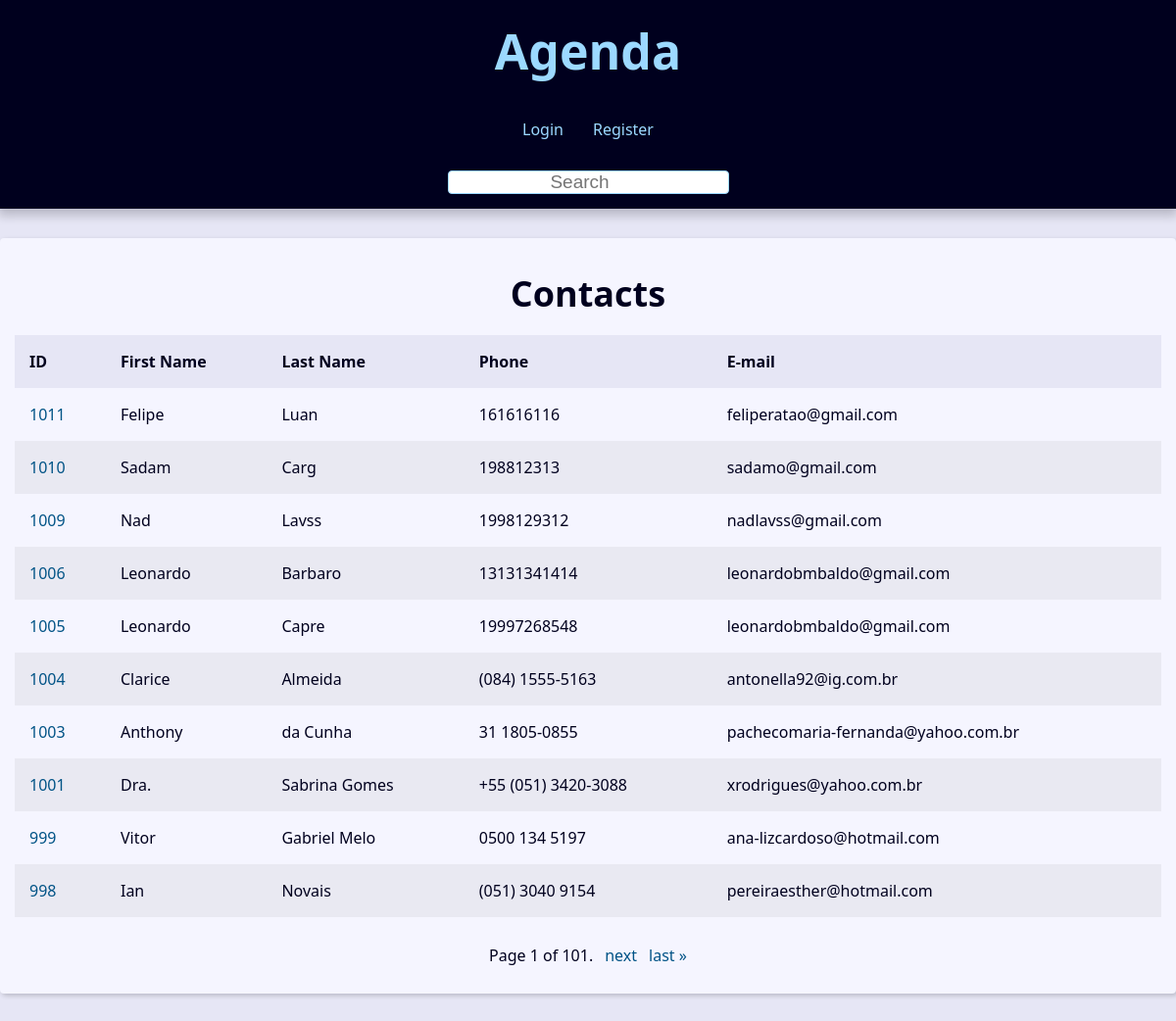
The page / on the database its author committed.
### contact/models.py (models this page shows, shortened)
class Contact(models.Model):
    first_name = models.CharField(max_length=50)
    last_name = models.CharField(max_length=50, blank=True)
    phone = models.CharField(max_length=20)
    email = models.EmailField(max_length=100, blank=True)
    created_date = models.DateTimeField(default=timezone.now)
    description = models.TextField(blank=True)
    show = models.BooleanField(default=True)
    picture = models.ImageField(upload_to='pictures/%Y/%m/', blank=True)
    category = models.ForeignKey(Category, on_delete=models.SET_NULL, null=True, blank=True)
    owner = models.ForeignKey(User, on_delete=models.SET_NULL, null=True, blank=True)

### contact/views/contact_views.py (the view)
# urls.py: path('', views.index, name='index'),
def index(request):
    contacts = Contact.objects.filter(show=True).order_by('-id')
    paginator = Paginator(contacts, 10)
    page_number = request.GET.get('page')
    page_obj = paginator.get_page(page_number)
    context = {
        'page_obj': page_obj,
        'site_title': 'Contatos - '
    }
    return render(request, 'contact/index.html', context)

### contact/templates/contact/index.html
{% extends "global/base.html" %}
{% block content %}
{% if page_obj %}
    <div class = "responsive-table">
        <table class = "contacts-table">
            <caption class = "table-caption">
                <h2>Contacts</h2>
            </caption>
            <thead>
                <tr class = "table-row table-row-header">
                    <th class = "table-header">ID</th>
                    <th class = "table-header">First Name</th>
                    <th class = "table-header">Last Name</th>
                    <th class = "table-header">Phone</th>
                    <th class = "table-header">E-mail</th>
                </tr>
            </thead>
            <tbody>
                {% for contact in page_obj %}
                    <tr class = "table-row">
                        <td class = "table-cel">
                            <a
                                class = "table-link"
                                href = "{% url "contact:contact" contact.id %}"
                            >
                                {{ contact.id }}
                            </a>
                        </td>
                        <td class = "table-cel">
                            {{ contact.first_name }}
                        </td>
                        <td class = "table-cel">
                            {{ contact.last_name }}
                        </td>
                        <td class = "table-cel">
                            {{ contact.phone }}
                        </td>
                        <td class = "table-cel">
                            {{ contact.email }}
                        </td>
                    </tr>
                {% endfor %}
            </tbody>
        </table>
    </div>
{% else %}
<div class="single-contact">
    <h1 class="single-contact-name">
        No contacts found.
    </h1>
</div>
{% endif %}
{% endblock content %}

### base_static/global/css/style.css (style rules this page uses)
:root { --spacing: 1.5rem; --link-dark-color: rgb(0, 83, 134); --link-light-color: rgb(156, 217, 255); --clr-white: rgb(245, 245, 255); --clr-black: rgb(0, 0, 30); --clr-light-gray: rgb(230, 230, 245); --clr-dark-shadow-5: rgba(0, 0, 10, 5%); --clr-dark-shadow-10: rgba(0, 0, 10, 10%); --clr-dark-shadow-20: rgba(0, 0, 10, 20%); --clr-light-shadow-5: rgba(200, 200, 255, 5%); --clr-light-shadow-10: rgba(200, 200, 255, 10%); --clr-light-shadow-20: rgba(200, 200, 255, 20%); --main-page-width: 120rem; --table-min-width: 60rem; --biggest-font-size: 5rem; --bigger-font-size: 4rem; --big-font-size: 3.2rem; --medium-font-size: 2.4rem; --small-font-size: 1.6rem; --smaller-font-size: 1.4rem; --smallest-font-size: 1.2rem; --transition-fast: 300ms; --transition-medium: 600ms; --transition-slow: 1s; --default-border-radius: 4px; }
*, *::before, *::after { margin: 0; padding: 0; box-sizing: border-box; }
html { font-size: 62.5%; }
body { font-family: system-ui, -apple-system, BlinkMacSystemFont, 'Segoe UI', Roboto, Oxygen, Ubuntu, Cantarell, 'Open Sans', 'Helvetica Neue', sans-serif; line-height: 1.5; font-size: var(--small-font-size); color: var(--clr-black); -webkit-font-smoothing: antialiased; background: var(--clr-light-gray); }
.responsive-table { width: 100%; overflow-x: auto; }
.contacts-table { width: 100%; min-width: var(--table-min-width); border-collapse: collapse; }
.table-caption { font-size: var(--medium-font-size); font-weight: bold; padding: var(--spacing); }
.table-row { text-align: left; text-overflow: ellipsis; transition: background-color var(--transition-fast) ease-in-out; }
.table-row:nth-of-type(2n) { background: var(--clr-dark-shadow-5); }
.table-row-header { background: var(--clr-light-gray); color: var(--clr-black); }
.table-cel, .table-header { padding: var(--spacing); }
.table-link { color: var(--link-dark-color); transition: color var(--transition-fast) ease-in-out; text-decoration: none; }

### rows shown on the page
Contact: id "1011", first_name "Felipe", last_name "Luan", phone "161616116", email "feliperatao@gmail.com"
Contact: id "1010", first_name "Sadam", last_name "Carg", phone "198812313", email "sadamo@gmail.com"
Contact: id "1009", first_name "Nad", last_name "Lavss", phone "1998129312", email "nadlavss@gmail.com"
Contact: id "1006", first_name "Leonardo", last_name "Barbaro", phone "13131341414", email "leonardobmbaldo@gmail.com"
Contact: id "1005", first_name "Leonardo", last_name "Capre", phone "19997268548", email "leonardobmbaldo@gmail.com"
Contact: id "1004", first_name "Clarice", last_name "Almeida", phone "(084) 1555-5163", email "antonella92@ig.com.br"
Contact: id "1003", first_name "Anthony", last_name "da Cunha", phone "31 1805-0855", email "pachecomaria-fernanda@yahoo.com.br"
Contact: id "1001", first_name "Dra.", last_name "Sabrina Gomes", phone "+55 (051) 3420-3088", email "xrodrigues@yahoo.com.br"
Contact: id "999", first_name "Vitor", last_name "Gabriel Melo", phone "0500 134 5197", email "ana-lizcardoso@hotmail.com"
Contact: id "998", first_name "Ian", last_name "Novais", phone "(051) 3040 9154", email "pereiraesther@hotmail.com"

### other values the page prints
{{ page_obj.number }} "1"
{{ page_obj.paginator.num_pages }} "101"
